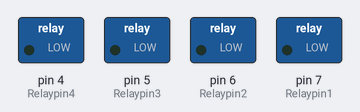
Simulated run of this sketch. Board: Arduino Uno, built with avr-gcc and run on an emulated ATmega328P. On the bench: switched loads named in the sketch (green lamp = pin HIGH).

Above: at 0.5 s.
At 2.0 s:
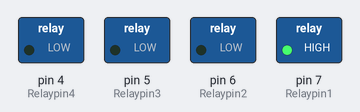
At 4.0 s:
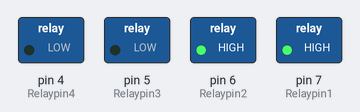
At 6.0 s:
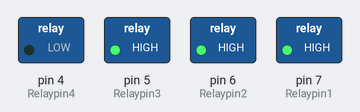
At 8.5 s:
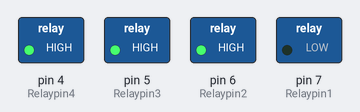
At 9.5 s:
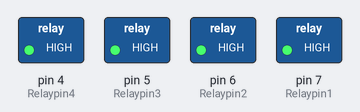
Timing chart, 0 to 10.4 s (numbered marks = the images above):
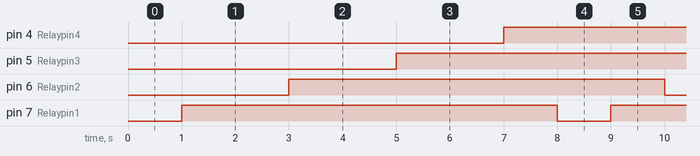

Measured:
- by itself, pin 4 (Relaypin4), pin 5 (Relaypin3), pin 6 (Relaypin2), pin 7 (Relaypin1): alternates HIGH for 7.0 s and LOW for 1.0 s

The sketch:

Relay.ino
```cpp
int Relaypin1 = 7;
int Relaypin2 = 6;
int Relaypin3 = 5;
int Relaypin4 = 4;

void setup() {
  pinMode(Relaypin1, OUTPUT);
  pinMode(Relaypin2, OUTPUT);
  pinMode(Relaypin3, OUTPUT);
  pinMode(Relaypin4, OUTPUT);
}

void loop() {
  digitalWrite(Relaypin1, LOW);
  delay(1000);
  digitalWrite(Relaypin1, HIGH);
  delay(1000);
  digitalWrite(Relaypin2, LOW);
  delay(1000);
  digitalWrite(Relaypin2, HIGH);
  delay(1000);
  digitalWrite(Relaypin3, LOW);
  delay(1000);
  digitalWrite(Relaypin3, HIGH);
  delay(1000);
  digitalWrite(Relaypin4, LOW);
  delay(1000);
  digitalWrite(Relaypin4, HIGH);
  delay(1000);
}
```
